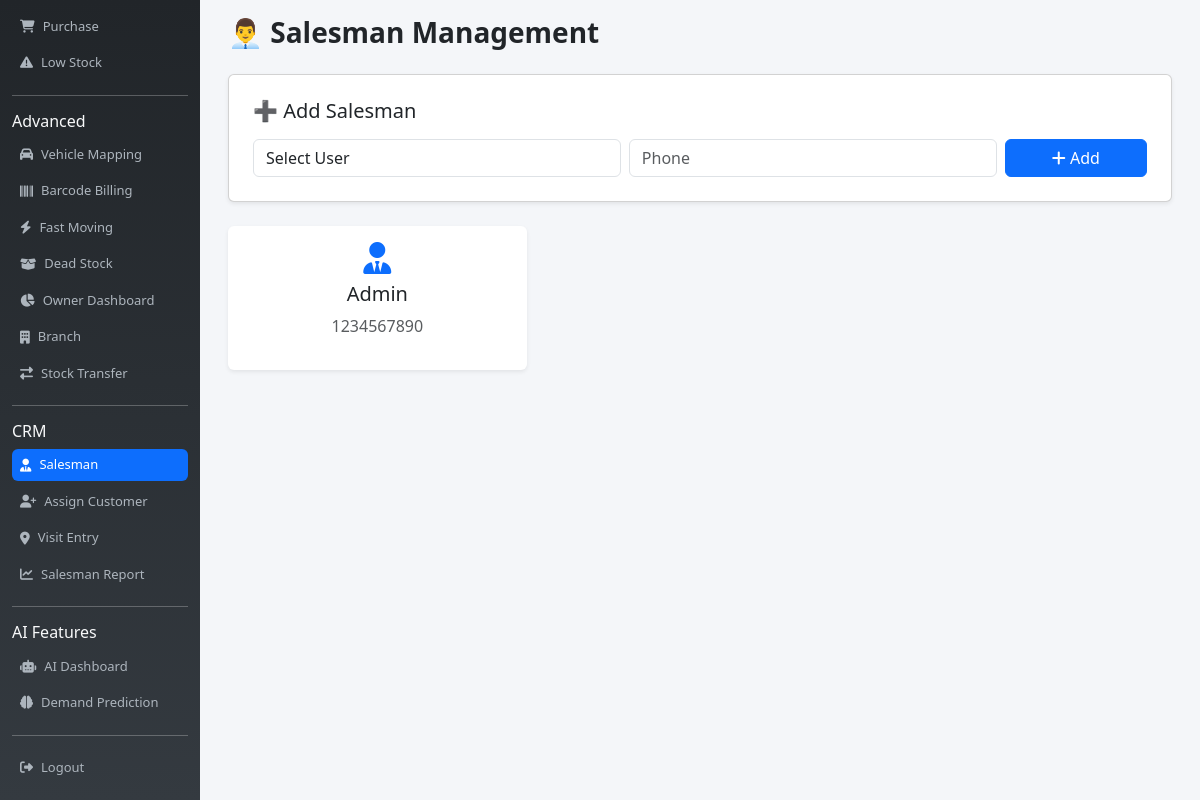
/salesman/, run on an earlier commit of the app's database.
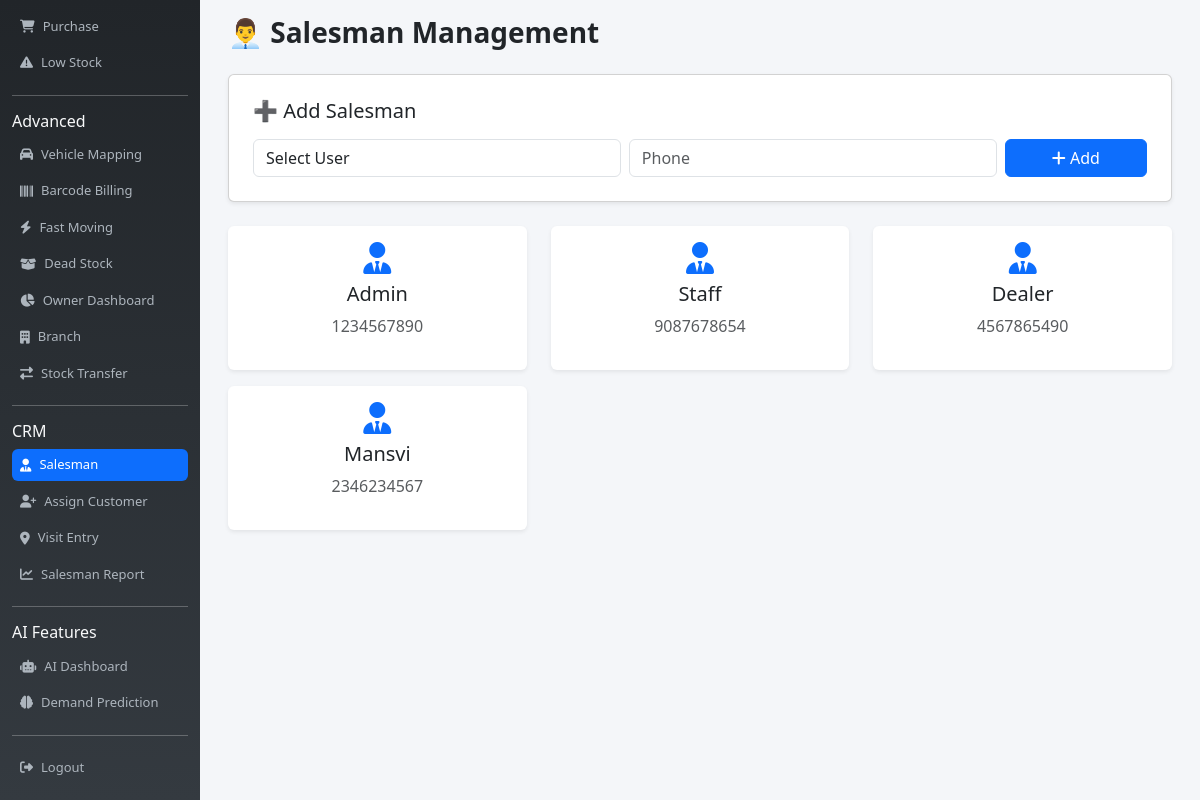
And on a later commit of the database.
### billing_app/models.py (models this page shows, shortened)
class Salesman(models.Model):
    user = models.OneToOneField(User, on_delete=models.CASCADE)
    phone = models.CharField(max_length=15)

### billing_app/views.py (the view, shortened to what this page needs)
# urls.py: path('salesman/', views.salesman_list, name='salesman'),
def salesman_list(request):
    data = Salesman.objects.all()
    users = User.objects.exclude(salesman__isnull=False)
    return render(request, 'salesman.html', {
        'data': data,
        'users': users
    })

### billing_app/templates/salesman.html (shortened to what this page needs)
{% extends 'base.html' %}
{% block content %}
<div class="container">
    <h3 class="fw-bold mb-4">👨‍💼 Salesman Management</h3>
    <div class="card shadow-sm p-4 mb-4">
        <h5 class="mb-3">➕ Add Salesman</h5>
        <form method="post">
        <div class="row g-2">
            <div class="col-md-5">
                <select name="user" class="form-control" required>
                    <option value="">Select User</option>
                </select>
            </div>
            <div class="col-md-5">
                <input type="text" name="phone" placeholder="Phone" class="form-control" required>
            </div>
            <div class="col-md-2">
                <button class="btn btn-primary w-100">
                    <i class="fas fa-plus"></i> Add
                </button>
            </div>
        </div>
        </form>
    </div>
    <div class="row">
        {% for s in data %}
        <div class="col-md-4 mb-3">
            <div class="card shadow-sm border-0 text-center p-3">
                <i class="fas fa-user-tie fa-2x text-primary mb-2"></i>
                <h5>{{ s.user.username }}</h5>
                <p class="text-muted">{{ s.phone }}</p>
            </div>
        </div>
        {% empty %}
        <p class="text-muted">No Salesman Found</p>
        {% endfor %}
    </div>
</div>
{% endblock %}

What changed in the data, as far as the page shows it:
added Salesman: user.username "Staff", phone "9087678654"
added Salesman: user.username "Dealer", phone "4567865490"
added Salesman: user.username "Mansvi", phone "2346234567"
